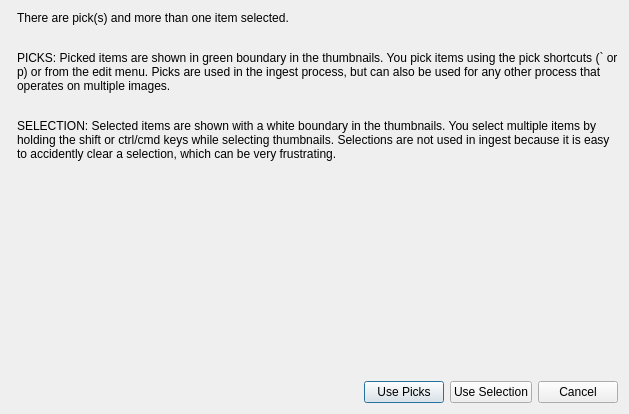
<?xml version="1.0" encoding="UTF-8"?>
<ui version="4.0">
 <class>SelectionOrPicksDlg</class>
 <widget class="QDialog" name="SelectionOrPicksDlg">
  <property name="geometry">
   <rect>
    <x>0</x>
    <y>0</y>
    <width>629</width>
    <height>414</height>
   </rect>
  </property>
  <property name="windowTitle">
   <string>Use Selection or Picks</string>
  </property>
  <layout class="QFormLayout" name="formLayout">
   <item row="0" column="1">
    <layout class="QVBoxLayout" name="verticalLayout">
     <item>
      <widget class="QLabel" name="label">
       <property name="text">
        <string>&lt;html&gt;&lt;head/&gt;&lt;body&gt;&lt;p&gt;There are pick(s) and more than one item selected.&lt;br/&gt;&lt;/p&gt;&lt;p&gt;PICKS: Picked items are shown in green boundary in the thumbnails. You pick items using the pick shortcuts (` or p) or from the edit menu. Picks are used in the ingest process, but can also be used for any other process that operates on multiple images.&lt;br/&gt;&lt;/p&gt;&lt;p&gt;SELECTION: Selected items are shown with a white boundary in the thumbnails. You select multiple items by holding the shift or ctrl/cmd keys while selecting thumbnails. Selections are not used in ingest because it is easy to accidently clear a selection, which can be very frustrating.&lt;/p&gt;&lt;/body&gt;&lt;/html&gt;</string>
       </property>
       <property name="wordWrap">
        <bool>true</bool>
       </property>
      </widget>
     </item>
     <item>
      <spacer name="verticalSpacer">
       <property name="orientation">
        <enum>Qt::Vertical</enum>
       </property>
       <property name="sizeHint" stdset="0">
        <size>
         <width>20</width>
         <height>40</height>
        </size>
       </property>
      </spacer>
     </item>
     <item>
      <layout class="QHBoxLayout" name="horizontalLayout_2">
       <item>
        <spacer name="horizontalSpacer">
         <property name="orientation">
          <enum>Qt::Horizontal</enum>
         </property>
         <property name="sizeHint" stdset="0">
          <size>
           <width>40</width>
           <height>20</height>
          </size>
         </property>
        </spacer>
       </item>
       <item>
        <widget class="QPushButton" name="usePicksBtn">
         <property name="text">
          <string>Use Picks</string>
         </property>
        </widget>
       </item>
       <item>
        <widget class="QPushButton" name="useSelectionBtn">
         <property name="text">
          <string>Use Selection</string>
         </property>
        </widget>
       </item>
       <item>
        <widget class="QPushButton" name="cancelBtn">
         <property name="text">
          <string>Cancel</string>
         </property>
        </widget>
       </item>
      </layout>
     </item>
    </layout>
   </item>
  </layout>
 </widget>
 <resources/>
 <connections/>
</ui>
